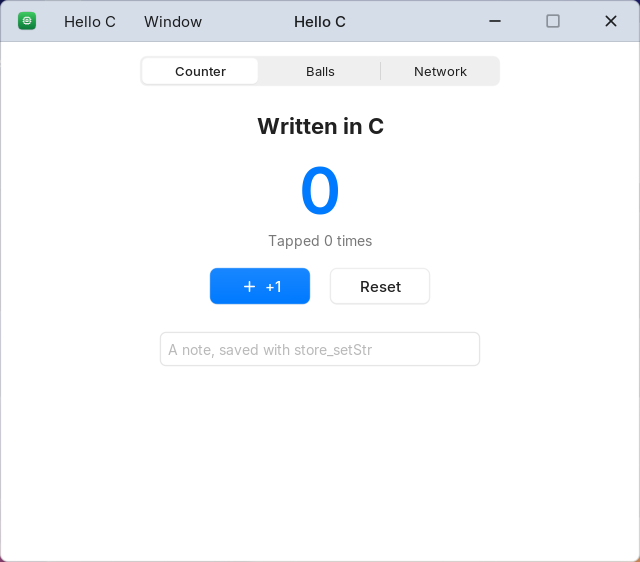
#> input picture _PortStudioMain/nexvyn_sdk/Samples/c/hello/screenshots/1.png, 640 x 562 px; its folder holds 3 pictures in this run
$ python shot_review.py ../nexvyn_sdk/Samples/c/hello/screenshots
#> lines starting #> are read from the running program, lines starting #| are printed output that depends on the picture
"""Review an emulator run: screenshots, app log and system log, against the port's scenario.

  python _PortStudioMain/tools/shot_review.py <run-dir> [--scenario-json FILE]
  python _PortStudioMain/tools/shot_review.py <run-dir> --check     # fails while the visual review is still PENDING

A run directory is what `emulator_test.py run --scenario` writes (<port>/screenshots/runs/<stamp>_<scenario>_<mode>/).
Two layers, both required before a run counts:

1. Automatic (this tool): every expected shot exists; gameplay shots are not blank; the pairs that must move
   differ; required log lines appear; the system log shows no hang or crash; fps lines are summarised.
2. Visual (the agent or person): open every PNG and fill review.md: which screen it is, whether it is really in
   game, and what is wrong. The automatic layer cannot tell a menu from gameplay; the visual layer decides that.
"""

import argparse
import json
import platform
import time
import re
import sys
from pathlib import Path

try:
    from PIL import Image, ImageChops, ImageStat
except ImportError:  # the report still runs; image checks are marked NOT_RUN
    Image = None

BLANK_STDDEV = 6.0        # luminance standard deviation below this: one flat colour (black, white, a clear colour)
MOTION_MIN_DIFF = 1.5     # mean absolute difference (0-255) below this between two shots: the picture did not change
# Small real changes (a counter, a selection marker, idle unit animation) vanish in the mean of a downscaled picture.
# They pass when enough full-resolution pixels change clearly AND the changes spread over the frame; one blinking element
# (a caret, a focus ring) stays inside a small box and does not pass. Measured on RA2 emulator runs (2026-11-25):
# idle skirmish 0.16 % changed over 22 % of the frame, launcher focus ring 0.07 % inside a 0.25 % box.
MOTION_PIXEL_DELTA = 24        # a pixel counts as changed above this luminance difference (0-255)
MOTION_MIN_CHANGED = 0.0004    # changed pixels / all pixels
MOTION_MIN_SPREAD = 0.02       # area of the box around all changed pixels / frame area
# Fractions of the frame (left, top, right, bottom) masked for the pixel rule: the menu bar and the desktop widget column
# (clock hands, calendar, CPU/FPS meters) change with no app activity. A launcher on the desktop counted as motion before.
OS_CHROME = ((0.0, 0.0, 1.0, 0.035), (0.70, 0.035, 1.0, 0.52))
SAMPLE = (320, 180)
PENDING = "PENDING"


def image_metrics(path):
    if Image is None:
        return {"status": "NOT_RUN", "reason": "Pillow not installed"}
    with Image.open(path) as image:
        small = image.convert("L").resize(SAMPLE)
        stat = ImageStat.Stat(small)
        histogram = small.histogram()
    total = SAMPLE[0] * SAMPLE[1]
    dark = sum(histogram[:16]) / total
    return {"status": "OK", "mean": round(stat.mean[0], 1), "stddev": round(stat.stddev[0], 1),
            "darkFraction": round(dark, 3), "blank": stat.stddev[0] < BLANK_STDDEV}


# [74 lines left out: functions difference, mask_chrome, change_spread, motion_result, parse_system_log, log_timeline, not called in this run]


def review(run_dir, scenario, app_id=None):
    run_dir = Path(run_dir)
    shots = {p.stem: p for p in sorted(run_dir.glob("*.png"))}
    expected = scenario.get("shots") or [s.split()[1] for s in scenario.get("steps", []) if s.split()[:1] == ["shot"]]
    gameplay = scenario.get("gameplay", [])
    checks, metrics = [], {}
    for name in expected:
        checks.append({"check": f"shot {name} captured", "result": "PASS" if name in shots else "FAIL"})
    for name, path in shots.items():
        metrics[name] = image_metrics(path)
#> in image_metrics, image is the input picture: PIL image 640x562 RGB; mean R, G, B 246.5, 248.6, 251
#> in image_metrics, `small = image.convert("L").resize(SAMPLE)`:
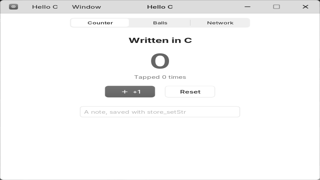
#> small: PIL image 320x180 L; min 22, max 255, mean 248.2
#> in image_metrics, `histogram = small.histogram()`: histogram = 256 values, max 48091 at index 255, min 0 at index 0, mean 225
#> in image_metrics, `dark = sum(histogram[:16]) / total`: dark = 0
#> pass 2 of the loop in review, `for name, path in shots.items():`:
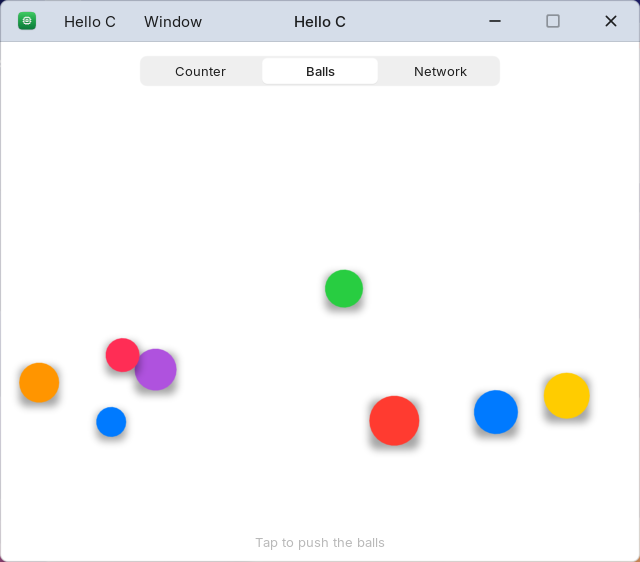
#> input picture _PortStudioMain/nexvyn_sdk/Samples/c/hello/screenshots/2.png, 640 x 562 px
#> in image_metrics, image is the input picture: PIL image 640x562 RGB; mean R, G, B 247, 246.3, 246.6
#> in image_metrics (call 2), `small = image.convert("L").resize(SAMPLE)`:
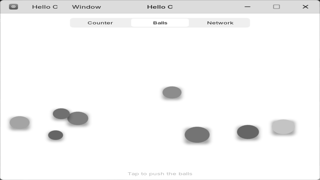
#> small: PIL image 320x180 L; min 30, max 255, mean 246.6
#> histogram = 256 values, max 46814 at index 255, min 0 at index 0, mean 225
#> pass 3 of the loop in review, `for name, path in shots.items():`:
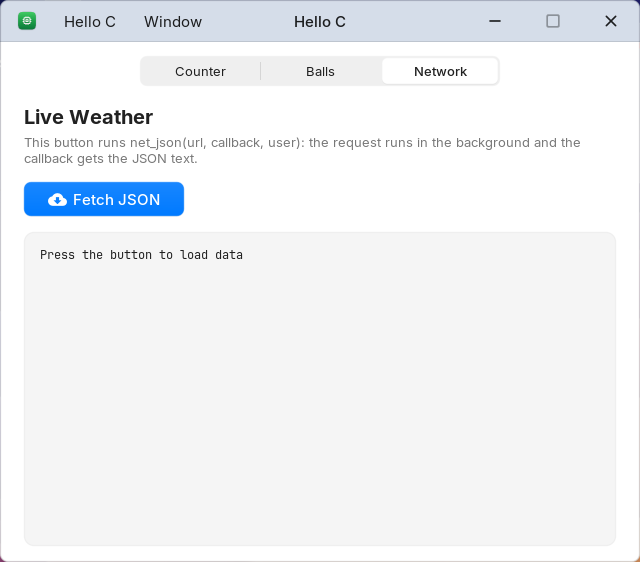
#> input picture _PortStudioMain/nexvyn_sdk/Samples/c/hello/screenshots/3.png, 640 x 562 px
#> in image_metrics, image is the input picture: PIL image 640x562 RGB; mean R, G, B 240.5, 242.7, 245.3
#> in image_metrics (call 3), `small = image.convert("L").resize(SAMPLE)`:
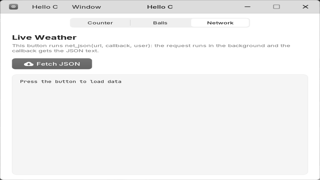
#> small: PIL image 320x180 L; min 24, max 255, mean 242.3
#> histogram = 256 values, max 28956 at index 245, min 0 at index 0, mean 225
    for name in gameplay:
        m = metrics.get(name)
        if not m:
            continue
        result = "NOT_RUN" if m["status"] != "OK" else ("FAIL" if m["blank"] else "PASS")
        checks.append({"check": f"{name} is not blank (stddev {m.get('stddev')})", "result": result})
    for a, b in scenario.get("motion", []):
        if a in shots and b in shots:
            result, detail = motion_result(shots[a], shots[b])
            checks.append({"check": f"picture changed {a} -> {b} ({detail})", "result": result})
        else:
            checks.append({"check": f"picture changed {a} -> {b}", "result": "FAIL", "note": "shot missing"})
    app_log = next(iter(run_dir.glob("*.log")), None)
    app_text = ""
    for log in run_dir.glob("*.log"):
        if log.name != "system.log":
            app_text += log.read_text(encoding="utf-8", errors="replace")
    for pattern in scenario.get("expectLog", []):
        checks.append({"check": f"log has /{pattern}/", "result": "PASS" if re.search(pattern, app_text) else "FAIL"})
    system = run_dir / "system.log"
    fps, problems, peak_heap = None, [], None
    if system.is_file():
        system_text = system.read_text(encoding="utf-8", errors="replace")
        fps, problems = parse_system_log(system_text, app_id)
        shot_times, closed, peak_heap = log_timeline(system_text, app_id)
        # A gameplay shot taken after the app closed shows the desktop, however busy the picture looks.
        for name in gameplay:
            if name in shot_times:
                alive = closed is None or shot_times[name] < closed
                checks.append({"check": f"app still open at {name}", "result": "PASS" if alive else "FAIL",
                               "note": "" if alive else f"app closed at {closed:.1f} s, shot at {shot_times[name]:.1f} s"})
    checks.append({"check": "system log free of hang/crash/missing symbol/OOM",
                   "result": "NOT_RUN" if not system.is_file() else ("FAIL" if problems else "PASS"), "note": "; ".join(problems)})
    failed = [c for c in checks if c["result"] == "FAIL"]
    report = {"runDir": str(run_dir), "appId": app_id, "scenario": scenario.get("name"), "mode": scenario.get("mode"),
              "automatic": "FAIL" if failed else "PASS", "checks": checks, "metrics": metrics, "fps": fps, "peakHeapMB": peak_heap,
              "visualReview": PENDING, "evidenceLevel": "emulator", "hadAppLog": bool(app_log)}
    (run_dir / "report.json").write_text(json.dumps(report, indent=2), encoding="utf-8")
    write_review_md(run_dir, report, expected, gameplay, shots)
    write_evidence(run_dir, report, visual=None)
    return report


def result_id(report):
    return f"STUDIO-{(report.get('scenario') or 'run').upper()}-{(report.get('mode') or 'unknown').upper()}"


def write_evidence(run_dir, report, visual):
    """results.jsonl in the OS device-ingest line format (id, status, metrics, markers) and one performance row.

    The status stays NOT_RUN until the visual review is done: an automatic pass alone is never a gameplay pass.
    Every line is marked environment=emulator; a console run writes its own lines on the device."""
    if report["automatic"] == "FAIL" or visual == "FAIL":
        status = "FAIL"
    elif visual == "PASS":
        status = "PASS"
    else:
        status = "NOT_RUN"
    fps = report.get("fps") or {}
    metrics = {k: v for k, v in {"fps_median": fps.get("median"), "fps_min": fps.get("min"), "fps_max": fps.get("max"),
                                 "peak_heap_mb": report.get("peakHeapMB")}.items() if v is not None}
    markers = ["environment=emulator", f"automatic={report['automatic']}", f"visual={visual or PENDING}",
               f"app={report.get('appId')}", f"mode={report.get('mode')}"]
    markers += [f"{c['result']}: {c['check']}" for c in report["checks"] if c["result"] != "PASS"]
    line = {"id": result_id(report), "status": status, "metrics": metrics, "markers": markers}
    (Path(run_dir) / "results.jsonl").write_text(json.dumps(line) + "\n", encoding="utf-8")
    host = f"{platform.system()} {platform.machine()} {platform.processor() or ''}".strip()
    fps_text = f"{fps.get('median')} (min {fps.get('min')}, max {fps.get('max')})" if fps else "n/a"
    row = (f"| {time.strftime('%Y-%m-%d')} | {report.get('appId')} | {report.get('scenario')} | {report.get('mode')} | "
           f"emulator on {host} | {fps_text} fps | {report.get('peakHeapMB') or 'n/a'} MB | {status} |")
    header = "| Date | App | Scenario | Mode | Hardware | FPS median (min, max) | Peak heap | Result |\n|---|---|---|---|---|---|---|---|\n"
    (Path(run_dir) / "performance_row.md").write_text(header + row + "\n", encoding="utf-8")


def write_review_md(run_dir, report, expected, gameplay, shots):
    path = run_dir / "review.md"
    if path.is_file() and f"Visual review: **{PENDING}**" not in path.read_text(encoding="utf-8"):
        return  # never overwrite a finished visual review
    lines = [f"# Run review: {report['scenario']} ({report['mode']})", "",
             f"Evidence level: emulator. Automatic checks: **{report['automatic']}**. Visual review: **{PENDING}**", "",
             "## Automatic checks", "", "| Check | Result | Note |", "| --- | --- | --- |"]
    lines += [f"| {c['check']} | {c['result']} | {c.get('note', '')} |" for c in report["checks"]]
    fps = report["fps"]
    lines += ["", "FPS (system log, emulator): " + (f"median {fps['median']}, min {fps['min']}, max {fps['max']} over {fps['samples']} samples" if fps else "no samples"),
              f"Peak app heap (system log): {report['peakHeapMB'] if report['peakHeapMB'] is not None else 'n/a'} MB", ""]
    lines += ["## Visual review", "",
              "Open every image. Fill each row, then replace PENDING above with PASS or FAIL.",
              "PASS needs the gameplay shots to show the real game world or the main task, not a menu, loader or error.",
              "A built-in or synthetic program, a generated scene, a test pattern or a status screen is never gameplay: FAIL.", "",
              "| Shot | Expected | Metrics | What the image shows | In game? | Problems |", "| --- | --- | --- | --- | --- | --- |"]
    for name in list(dict.fromkeys(expected + sorted(shots))):
        m = report["metrics"].get(name, {})
        info = f"mean {m.get('mean')} sd {m.get('stddev')}" if m.get("status") == "OK" else "missing" if name not in shots else "n/a"
        lines.append(f"| `{name}.png` | {'gameplay' if name in gameplay else 'screen'} | {info} | | | |")
    lines += ["", "Check in each image: correct resolution and aspect for the mode, no stretched or cut UI, readable text,",
              "HUD present in game, no black or garbage regions, touch/pad prompt matches the mode, no error dialog.", ""]
    path.write_text("\n".join(lines), encoding="utf-8")


# [10 lines left out: function check_done, not called in this run]


def main(argv=None):
    parser = argparse.ArgumentParser(description=__doc__, formatter_class=argparse.RawDescriptionHelpFormatter)
    parser.add_argument("run_dir", type=Path)
    parser.add_argument("--scenario-json", type=Path, help="Scenario block (defaults to scenario.json in the run dir).")
    parser.add_argument("--app-id")
    parser.add_argument("--check", action="store_true")
    args = parser.parse_args(argv)
    if args.check:
        return check_done(args.run_dir)
    source = args.scenario_json or args.run_dir / "scenario.json"
    scenario = json.loads(source.read_text(encoding="utf-8")) if source.is_file() else {}
    report = review(args.run_dir, scenario, args.app_id or scenario.get("appId"))
#> after the loop in review, `for name in gameplay:`: checks = []
#> in write_review_md, `lines += [f"| {c['check']} | {c['result']} | {c.get('note', '')} |" fo..`: lines = 9 items
#> the loop in write_review_md, `for name in list(dict.fromkeys(expected + sorted(shots))):` made 3 passes
#> info on passes 1 to 3: 'mean 248.2 sd 22.6', 'mean 246.6 sd 24.9', 'mean 242.3 sd 22.3'
#> after the loop in write_review_md, `for name in list(dict.fromkeys(expected + sorted(shots))):`: lines = 24 items
#> in write_evidence, `fps = report.get("fps") or {}`: fps = 0 items
#> in write_evidence, `markers = ["environment=emulator", f"automatic={report['automatic']}",..`: markers = ['environment=emulator', 'automatic=PASS', 'visual=PENDING', 'app=None', 'mode=None']
#> in write_evidence, `markers += [f"{c['result']}: {c['check']}" for c in report["checks"] i..`: markers = 6 items
#> in write_evidence, `fps_text = f"{fps.get('median')} (min {fps.get('min')}, max {fps.get('..`: fps_text = 'n/a'
#> report = 12 items
    print(f"Automatic: {report['automatic']}. Visual review PENDING: open each PNG and fill {args.run_dir / 'review.md'}.")
#| Automatic: PASS. Visual review PENDING: open each PNG and fill ../nexvyn_sdk/Samples/c/hello/screenshots/review.md.
    for item in report["checks"]:
        print(f"  {item['result']:7} {item['check']}")
#> this loop made 1 pass
#|   NOT_RUN system log free of hang/crash/missing symbol/OOM
    return 0 if report["automatic"] == "PASS" else 1


if __name__ == "__main__":
    sys.exit(main())
#> (the program exits here)
